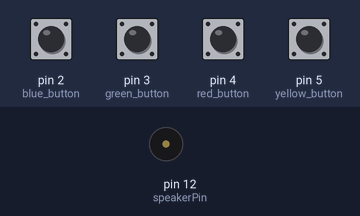
The sketch below on a simulated Arduino Uno, built with avr-gcc and run on an emulated ATmega328P. Shown: buzzer (waves = sounding). Inputs (shaded band) come from the test bench; at power-on: pin 2 (blue_button), pin 3 (green_button), pin 4 (red_button), pin 5 (yellow_button) HIGH.

Above: at 1.2 s.
1.3 s: pin 3 (green_button) pulled LOW for 0.15 s
At 1.4 s:
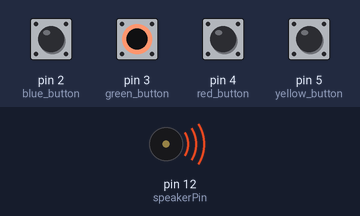
Timing chart, 0 to 4.3 s (numbered marks = the images above; inputs shaded):
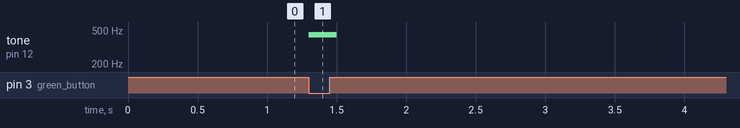

Measured:
- after the input at 1.3 s, tone on pin 12 (speakerPin): silent → 440 Hz at once, → silent 0.20 s later

The sketch:

2B_trumpet.ino
```cpp
/*
Program 2B Trumpet
*/
int speakerPin = 12;

int yellow_button = 5;
int red_button = 4;
int green_button = 3;
int blue_button = 2;
//frequencies is {e4,g4,a4,b4,c4,d4}
int frequencies[] = {330,392,440,494,524,588};

void setup()
{
  pinMode(speakerPin, OUTPUT);    //set the output pin for the speaker
  pinMode(yellow_button, INPUT_PULLUP);
  pinMode(red_button, INPUT_PULLUP);
  pinMode(green_button, INPUT_PULLUP);
  pinMode(blue_button, INPUT_PULLUP);

  Serial.begin(9600);
}

void loop() {
   if (digitalRead(yellow_button) == LOW && digitalRead(blue_button) == HIGH){tone(speakerPin,frequencies[0],100);}
   else if (digitalRead(red_button) == LOW && digitalRead(blue_button) == HIGH){tone(speakerPin,frequencies[1],100);}
   else if (digitalRead(green_button) == LOW && digitalRead(blue_button) == HIGH){tone(speakerPin,frequencies[2],100);}

   else if (digitalRead(yellow_button) == LOW && digitalRead(blue_button) == LOW){tone(speakerPin,frequencies[3],100);}
   else if (digitalRead(red_button) == LOW && digitalRead(blue_button) == LOW){tone(speakerPin,frequencies[4],100);}
   else if (digitalRead(green_button) == LOW && digitalRead(blue_button) == LOW){tone(speakerPin,frequencies[5],100);}
  //delay(100);

}
```
